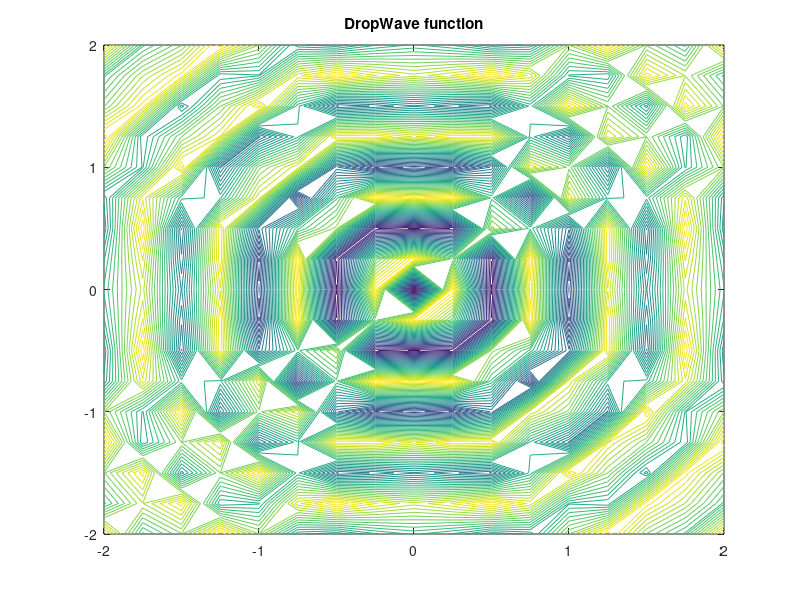

This chart was generated by the following MATLAB code: (Note: this script raises an error after producing the figure.)
%DIferencial Evolution
clc;
clear all;
close all;

% choose the function with this value (Ej. 0, 1, 2... etc.)
f_objetivo = 2;

switch f_objetivo
    case 0
        %Griewank
        tit = "Griewank function";
       f = @(x,y) ((x.^2 + y.^2)/4000)-cos(x).*cos(y/sqrt(2)) + 1;
       U = [10 10];
       L = [-10 -10];
       %Minimo = 0; x= 0, y= 0
       
    case 1
        %Rastrigin
        tit = "Rastrigin function";
       f = @(x,y)  10*2 + x.^2 - 10 .*cos(pi*x)+ y.^2 - 10 .* cos(pi*y);
       U = [5 5];
       L = [-5 -5];
       %Minimo = 0; x = 0, y = 0 
       
      
    case 2
         %DropWave
         tit = "DropWave function";
        f = @(x,y) - ((1 + cos(12*sqrt(x.^2+y.^2))) ./ (0.5 *(x.^2+y.^2) + 2));
        U = [2 2];
        L = [-2 -2];
           %Minimo = -1; x = 0, y =0
       
    otherwise
        disp("Choose a valid value for a function")
        return
end


D = 2;
poblacion = 150;
G = 80;

%Amplification factor
F = 0.15;
% Combination factor
Cr = 0.7;

% INICIALIZATION
ind = zeros(D, poblacion);
for i=1:poblacion
    r = rand(1,D);
    ind(:,i) = L + (U - L) .* r;
end

[X,Y] = meshgrid(L(1):0.25:U(1), L(2):0.25:U(2));
Z = f(X,Y);
contour(X,Y,Z,35);
hold on
title(tit);

gif('DropWave_DE.gif','DelayTime',0.15)

for k=1:G
    
    
    for i=1: poblacion
        %Calculating a mutation vector and take
        %a parent plus the sum of  the difference between another 2 parents
        r = randperm(poblacion);
        r = r(r~=i);

        v = ind(:,r(1)) + F*(ind(:,r(2)) - ind(:,r(3)));
        
        %proof vector initialized with the values of the actual parent
        u = ind(:,i);

        for j=1: D
            %Combinating the proof vector with the mutation vector
            if rand < Cr
                u(j) = v(j);
            end
        end
        
        %If the proof vector has better accuracy than the original we
        %switch them
        if f(ind(1,i),ind(2,i)) > f(u(1),u(2))
            ind(:,i) = u;
        end
    end
    
    %Graphics
     axis([L(1),U(1),L(2),U(2)]);
     h = plot(ind(1,:), ind(2,:),'rx');
     pause(0.1)
     gif
     delete(h)
     
    
end

h = plot(ind(1,:), ind(2,:),'rx');


%Choosing better solution
values = f(ind(1,:),ind(2,:));
[~,n] = min(values);

best = ind(:,n)
f = f(best(1),best(2))

figure
surf(X,Y,Z)
hold on
plot3(best(1),best(2), f, 'rx','MarkerSize',7, 'LineWidth', 2);
plot3(best(1),best(2), f, 'ro','MarkerSize',9, 'LineWidth', 2);
title(tit)



